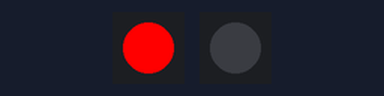
The program below on a simulated Raspberry Pi (BCM pin numbers). On the bench: 2 × 1 RGB LEDs in strip order, left to right.

Above: at 0.05 s.
At 1.45 s:
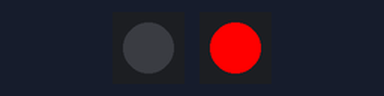
At 2.75 s:
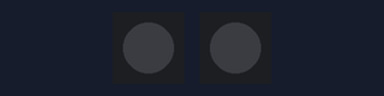
At 5.45 s:
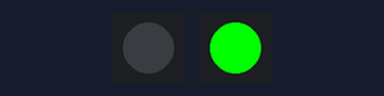
Timing chart, 0 to 5.8 s (numbered marks = the images above):
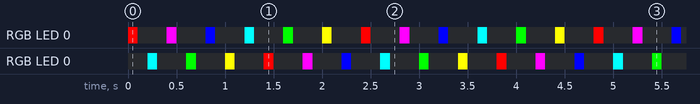

The program:

RGBreverse3.py
```python
#!/usr/bin/env python3

from gpiozero import RGBLED
from time import sleep

led = RGBLED(20,19,21,active_high=True)
led2 = RGBLED(13,18,17,active_high=True)

while True:
	#red
	led.color = (1,0,0)
	sleep(0.1)
	led.color = (0,0,0)
	sleep(0.1)

	#redR
	led2.color = (0,1,1)
	sleep(0.1)
	led2.color = (0,0,0)
	sleep(0.1)

	#purple
	led.color = (1,0,1)
	sleep(0.1)
	led.color = (0,0,0)
	sleep(0.1)

	#purpleR
	led2.color = (0,1,0)
	sleep(0.1)
	led2.color = (0,0,0)
	sleep(0.1)

	#blue
	led.color = (0,0,1)
	sleep(0.1)
	led.color = (0,0,0)
	sleep(0.1)

	#blueR
	led2.color = (1,1,0)
	sleep(0.1)
	led2.color = (0,0,0)
	sleep(0.1)

	#cyan
	led.color = (0,1,1)
	sleep(0.1)
	led.color = (0,0,0)
	sleep(0.1)

	#cyanR
	led2.color = (1,0,0)
	sleep(0.1)
	led2.color = (0,0,0)
	sleep(0.1)

	#green
	led.color = (0,1,0)
	sleep(0.1)
	led.color = (0,0,0)
	sleep(0.1)

	#greenR
	led2.color = (1,0,1)
	sleep(0.1)
	led2.color = (0,0,0)
	sleep(0.1)

	#yellow
	led.color = (1,1,0)
	sleep(0.1)
	led.color = (0,0,0)
	sleep(0.1)

	#yellowR
	led2.color = (0,0,1)
	sleep(0.1)
	led2.color = (0,0,0)
	sleep(0.1)
```

Measured:
- by itself, RGB LED 0: repeats every 2.4 s: off 0.30 s, RGB(255, 0, 255) 0.10 s, off 0.30 s, RGB(0, 0, 255) 0.10 s, off 0.30 s, RGB(0, 255, 255) 0.10 s, off 0.30 s, RGB(0, 255, 0) 0.10 s, off 0.30 s, RGB(255, 255, 0) 0.10 s, off 0.30 s, RGB(255, 0, 0) 0.10 s
- by itself, RGB LED 0: repeats every 2.4 s: off 0.30 s, RGB(0, 255, 0) 0.10 s, off 0.30 s, RGB(255, 255, 0) 0.10 s, off 0.30 s, RGB(255, 0, 0) 0.10 s, off 0.30 s, RGB(255, 0, 255) 0.10 s, off 0.30 s, RGB(0, 0, 255) 0.10 s, off 0.30 s, RGB(0, 255, 255) 0.10 s
- by itself, everything shown: repeats every 2.4 s, in 24 steps
